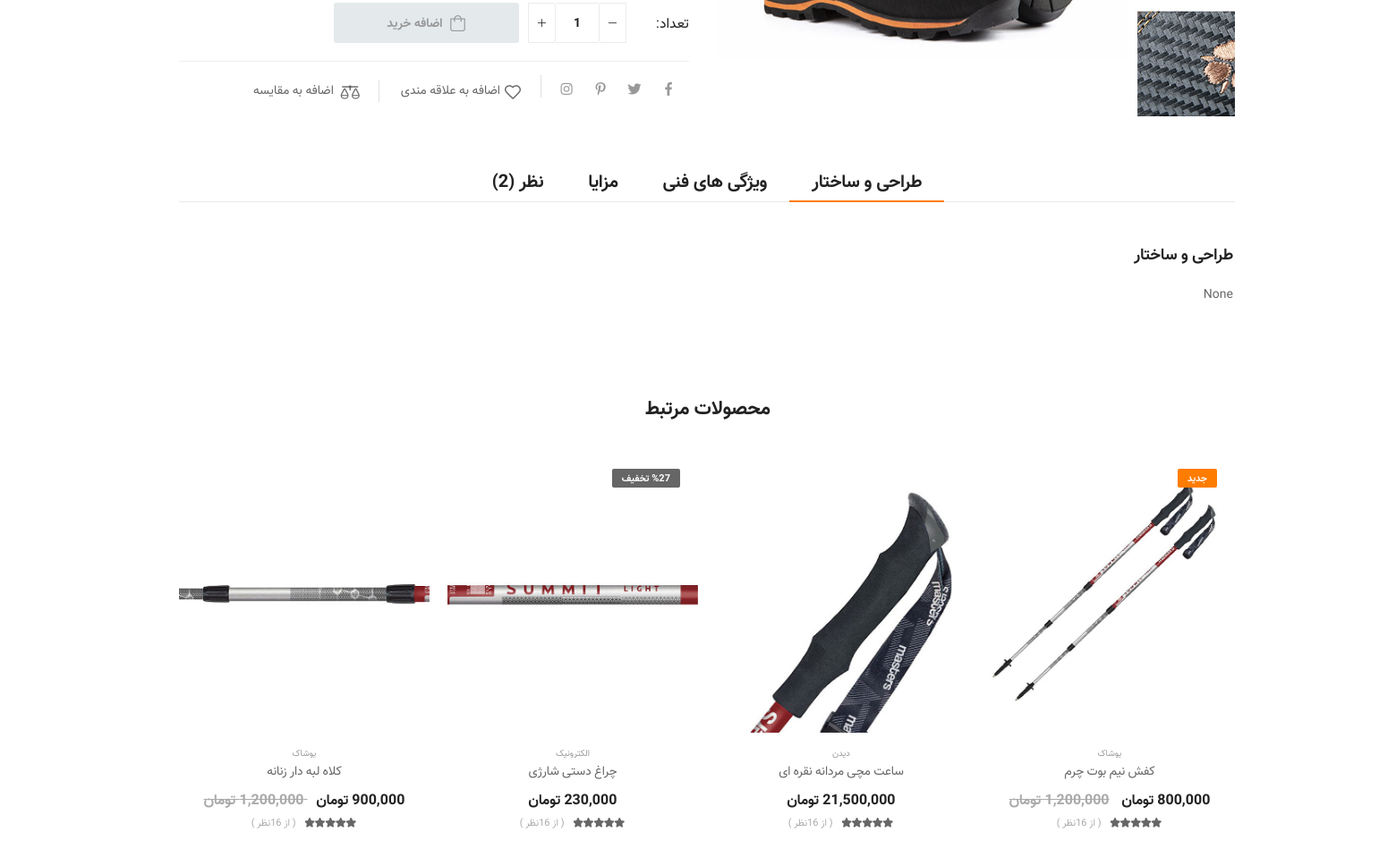
Page /shop/8 (middle part) on the earlier database version.
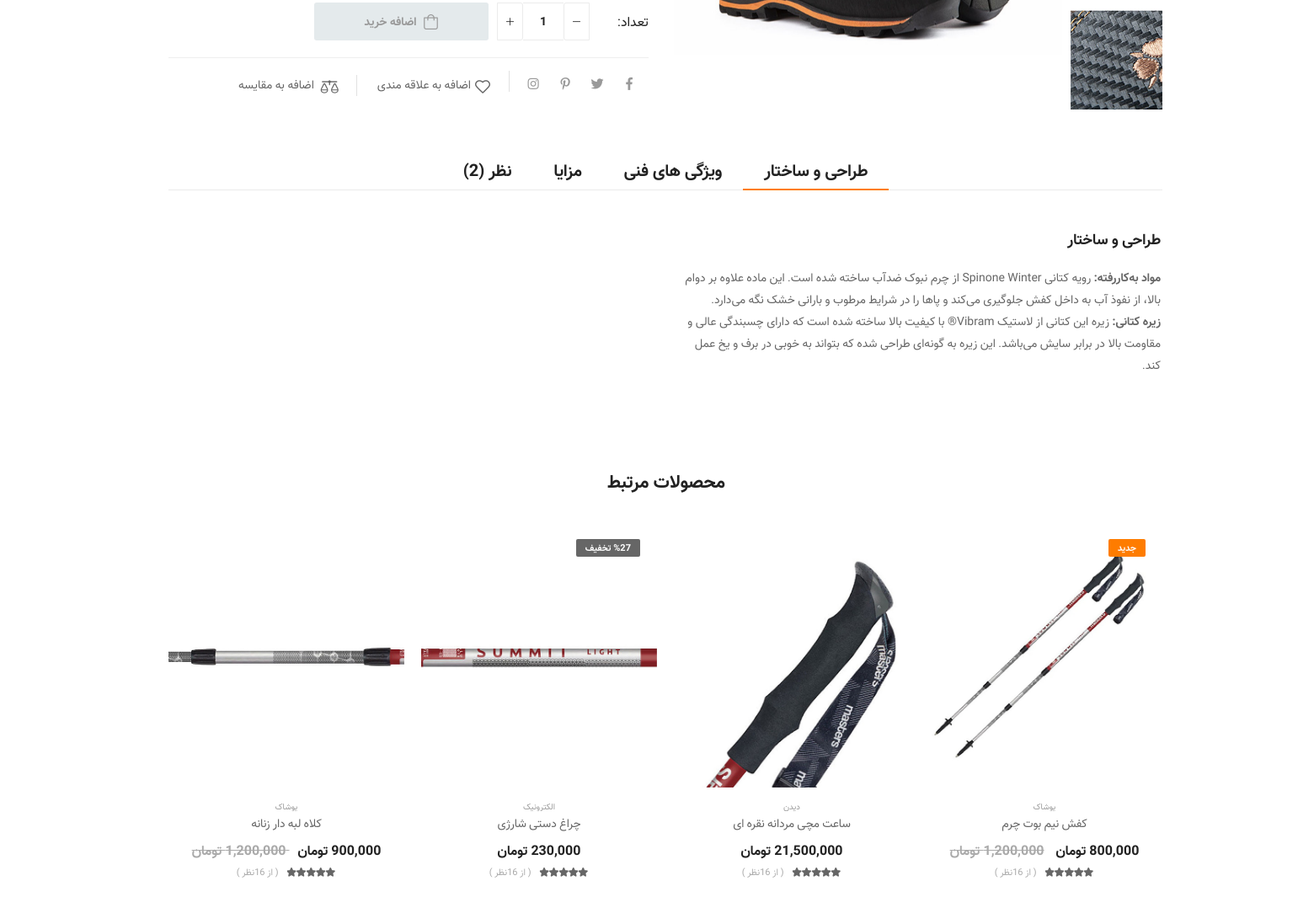
Same page on the later database version.
### main_app/models.py (models this page shows, shortened)
class productVariantClass(models.Model):
    product=models.ForeignKey(productClass,on_delete=models.CASCADE,related_name="products")
    photo=models.ImageField(upload_to="images",null=True)
    image=models.ForeignKey(productImagesClass,on_delete=models.CASCADE,related_name="images",null=True)
    category=models.ForeignKey(categoryClass,on_delete=models.CASCADE,related_name="categories",null=True)
    brand=models.ForeignKey(brandClass,on_delete=models.CASCADE,related_name="brands",null=True)
    color=models.ForeignKey(colorClass,on_delete=models.CASCADE,related_name="colors")
    size=models.ForeignKey(sizeClass,on_delete=models.CASCADE,related_name="sizes",null=True)
    price=models.DecimalField(max_digits=10,decimal_places=2)
    stock=models.PositiveIntegerField(default=0)

class productClass(models.Model):
    name=models.CharField(max_length=100)
    description=RichTextField(null=True)
    designTab=RichTextField(null=True)
    PropertyTab=RichTextField(null=True)
    additionalPropertyTab=RichTextField(null=True)
    benefitsTab=RichTextField(null=True)
    def __str__(self) -> str:
        return self.name

class productImagesClass(models.Model):
    name=models.CharField(max_length=100)
    photo1=models.ImageField(upload_to="images/products")
    photo2=models.ImageField(upload_to="images/products",blank=True)
    photo3=models.ImageField(upload_to="images/products",blank=True)
    photo4=models.ImageField(upload_to="images/products",blank=True)
    photo5=models.ImageField(upload_to="images/products",blank=True)
    photo6=models.ImageField(upload_to="images/products",blank=True)
    photo7=models.ImageField(upload_to="images/products",blank=True)
    photo8=models.ImageField(upload_to="images/products",blank=True)
    photoZ1=models.ImageField(upload_to="images/products/zoom",blank=True)
    photoZ2=models.ImageField(upload_to="images/products/zoom",blank=True)
    photoZ3=models.ImageField(upload_to="images/products/zoom",blank=True)
    photoZ4=models.ImageField(upload_to="images/products/zoom",blank=True)
    photoZ5=models.ImageField(upload_to="images/products/zoom",blank=True)
    photoZ6=models.ImageField(upload_to="images/products/zoom",blank=True)
    photoZ7=models.ImageField(upload_to="images/products/zoom",blank=True)
    photoZ8=models.ImageField(upload_to="images/products/zoom",blank=True)

### main_app/views.py (the view)
# urls.py: path('shop/<num>', shop),
def shop(request,num):
    pv = productVariantClass.objects.filter(id=num)
    sizes = list({variant.size.name for variant in pv})
    colors = list({variant.color for variant in pv})
    return render(request,"main_app/shop.html",context={"pv":pv,"sizes":sizes,"colors": colors})

### main_app/models.py (called while the page is built)
    def __str__(self) -> str:
        return self.name

    def __str__(self) -> str:
        return self.name

### main_app/templates/main_app/shop.html (shortened to what the changed rows need)
{%extends 'main_app/layout.html'%}
{%load static%}
{%block 'content'%}
{% for itm in pv %}
<main class="main mt-lg-6 single-product rtl text-right">
    <div class="page-content single-product mb-10 pb-4">
        <div class="container">
    <div class="product product-single row mb-4">
        <div class="col-md-6">
            <div class="product-gallery pg-vertical ltr">
                <div class="product-single-carousel owl-carousel owl-theme owl-nav-inner row cols-1 ltr">
                    <figure class="product-image">
                        {%if itm.image.photo1%}
                        <img src="{{itm.image.photo1.url}}"
                             data-zoom-image="{{itm.image.photo1.url}}"
                             alt="Yosemite Bum Low Volume" width="600" height="675">
                        {%endif%}
                    </figure>
                </div>
                <div class="product-thumbs-wrap ltr">
                    <div class="product-thumbs">
                        {% if itm.image.photoZ4 %}
                        <div class="product-thumb">
                            <img src="{{itm.image.photoZ4.url}}" alt="product thumbnail"
                                 width="150" height="169">
                        </div>
                        {%endif%}
                    </div>
                </div>
            </div>
        </div>
        <div class="col-md-6">
            <div class="product-details rtl">
                <div class="product-form product-qty">
                    <label>تعداد:</label>
                    <div class="product-form-group">
                        <div class="input-group">
                            <button class="quantity-minus d-icon-minus"></button>
                            <input class="quantity form-control" type="number" min="1" max="1000000">
                            <button class="quantity-plus d-icon-plus"></button>
                        </div>
                        <button class="btn-product btn-cart">
                            اضافه
                            خرید
                        </button>
                    </div>
                </div>
                <hr class="product-divider mb-3">
                <div class="product-footer">
                    <div class="social-links ml-4">
                        <a href="#" class="social-link social-facebook fab fa-facebook-f"></a>
                        <a href="#" class="social-link social-twitter fab fa-twitter"></a>
                        <a href="#" class="social-link social-pinterest fab fa-pinterest-p"></a>
                        <a href="#" class="social-link social-instagram fab fa-instagram"></a>
                    </div>
                    <div class="product-action">
                        <a href="#" class="btn-product btn-wishlist ml-6">
                            اضافه
                            به علاقه مندی
                        </a>
                        <a href="#" class="btn-product btn-compare">
                            اضافه به مقایسه
                        </a>
                    </div>
                </div>
            </div>
        </div>
    </div>
    <div class="tab tab-nav-simple product-tabs">
        <ul class="nav nav-tabs justify-content-center" role="tablist">
            <li class="nav-item">
                <a class="nav-link active" href="#product-tab-Design-and-structure">طراحی و ساختار</a>
            </li>
            <li class="nav-item">
                <a class="nav-link" href="#product-tab-additional-property">ویژگی های فنی</a>
            </li>
            <li class="nav-item">
                <a class="nav-link" href="#product-tab-benefits">مزایا</a>
            </li>
            <li class="nav-item">
                <a class="nav-link" href="#product-tab-reviews"> نظر (2)</a>
            </li>
        </ul>
        <div class="tab-content">
            <div class="tab-pane active in" id="product-tab-Design-and-structure">
                <div class="row mt-6">
                    <div class="col-md-6">
                        <h5 class="description-title mb-4 font-weight-semi-bold ls-m">
                              طراحی و ساختار
                        </h5>
                        <p class="mb-2">{{itm.product.designTab | safe}}</p>
                    </div>
                </div>
            </div>
        </div>
    </div>
    <section class="pb-6 pt-10 mt-6">
        <h2 class="title text-normal text-center d-block ls-normal">محصولات مرتبط</h2>
        <div class="owl-carousel owl-theme owl-nav-full row cols-2 cols-md-3 cols-lg-4"
             data-owl-options="{
             'rtl':true,
            'items': 5,
            'nav': false,
            'loop': false,
            'dots': true,
            'margin': 20,
            'responsive': {
                '0': {
                    'items': 2
                },
                '768': {
                    'items': 3
                },
                '992': {
                    'items': 4,
                    'dots': false,
                    'nav': true
                }
            }
        }">
            <div class="product text-center">
                <figure class="product-media">
                    <a href="demo9-product.html">
                        <img src="{%static 'main_app/'%}images/demos/demo9/products/1.jpg" alt="product" width="300"
                             height="338">
                    </a>
                    <div class="product-label-group">
                        <label class="product-label label-new">جدید</label>
                    </div>
                </figure>
                <div class="product-details rtl">
                    <div class="product-cat">
                        <a href="demo9-shop.html">پوشاک</a>
                    </div>
                    <h3 class="product-name">
                        <a href="demo9-product.html">کفش نیم بوت چرم</a>
                    </h3>
                    <div class="product-price">
                        <ins class="new-price"> 800,000 تومان </ins><del class="old-price"> 1,200,000 تومان </del>
                    </div>
                    <div class="ratings-container">
                        <div class="ratings-full">
                            <span class="ratings" style="width:100%"></span>
                        </div>
                        <a href="demo9-product.html" class="rating-reviews">( از 16نظر )</a>
                    </div>
                </div>
            </div>
            <div class="product text-center">
                <figure class="product-media">
                    <a href="demo9-product.html">
                        <img src="{%static 'main_app/'%}images/demos/demo9/products/2.jpg" alt="product" width="300"
                             height="338">
                    </a>
                </figure>
                <div class="product-details rtl">
                    <div class="product-cat">
                        <a href="demo9-shop.html">دیدن</a>
                    </div>
                    <h3 class="product-name">
                        <a href="demo9-product.html">ساعت مچی مردانه نقره ای</a>
                    </h3>
                    <div class="product-price">
                        <span class="price"> 21,500,000 تومان </span>
                    </div>
                    <div class="ratings-container">
                        <div class="ratings-full">
                            <span class="ratings" style="width:100%"></span>
                        </div>
                        <a href="demo9-product.html" class="rating-reviews">( از 16نظر )</a>
                    </div>
                </div>
            </div>
            <div class="product text-center">
                <figure class="product-media">
                    <a href="demo9-product.html">
                        <img src="{%static 'main_app/'%}images/demos/demo9/products/3.jpg" alt="product" width="300"
                             height="338">
                    </a>
                    <div class="product-label-group">
                        <label class="product-label label-sale">%27 تخفیف</label>
                    </div>
                </figure>
                <div class="product-details rtl">
                    <div class="product-cat">
                        <a href="demo9-shop.html">الکترونیک</a>
                    </div>
                    <h3 class="product-name">
                        <a href="demo9-product.html">چراغ دستی شارژی</a>
                    </h3>
                    <div class="product-price">
                        <span class="price"> 230,000 تومان </span>
                    </div>
                    <div class="ratings-container">
                        <div class="ratings-full">
                            <span class="ratings" style="width:100%"></span>
                        </div>
                        <a href="demo9-product.html" class="rating-reviews">( از 16نظر )</a>
                    </div>
                </div>
            </div>
            <div class="product text-center">
                <figure class="product-media">
                    <a href="demo9-product.html">
                        <img src="{%static 'main_app/'%}images/demos/demo9/products/4.jpg" alt="product" width="300"
                             height="338">
                    </a>
                </figure>
                <div class="product-details rtl">
                    <div class="product-cat">
                        <a href="demo9-shop.html">پوشاک</a>
                    </div>
                    <h3 class="product-name">
                        <a href="demo9-product.html">کلاه لبه دار زنانه</a>
                    </h3>
                    <div class="product-price">
                        <ins class="new-price">900,000 تومان</ins><del class="old-price"> 1,200,000 تومان </del>
                    </div>
                    <div class="ratings-container">
                        <div class="ratings-full">
                            <span class="ratings" style="width:100%"></span>
                        </div>
                        <a href="demo9-product.html" class="rating-reviews">( از 16نظر )</a>
                    </div>
                </div>
            </div>
        </div>
    </section>
        </div>
    </div>
</main>
{%endfor%}
{%endblock%}

Differences in the rows shown:
changed through a linked row, productVariantClass: product.designTab "None" → "مواد به‌کاررفته: رویه کتانی Spinone Winter از چرم نبوک ضدآب ساخته شده است. این ماده علاوه بر دوام بالا، از نفوذ آب به داخل کفش جلوگیری می‌کند و پاها را در شرایط مرطوب و بارانی خشک نگه می‌دارد. زیره کتانی: زیره این کتانی از لاستیک Vibram® با کیفیت بالا ساخته شده است که دارای چسبندگی عالی و مقاومت بالا در برابر سایش می‌باشد. این زیره به گونه‌ای طراحی شده که بتواند به خوبی در برف و یخ عمل کند."
